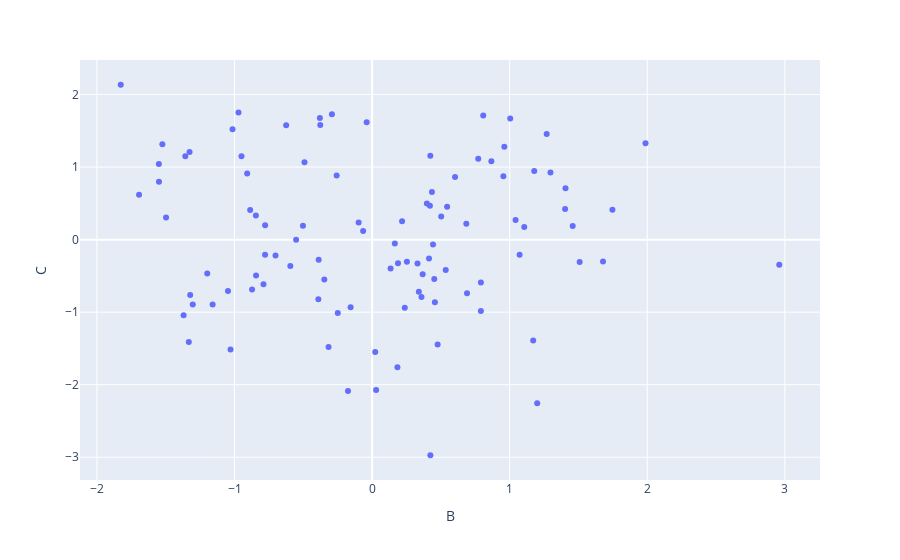

This figure's notebook cell:
### Code cell
fig = px.scatter(df, x='B', y='C') # scatter is from plotly library
fig.show()
